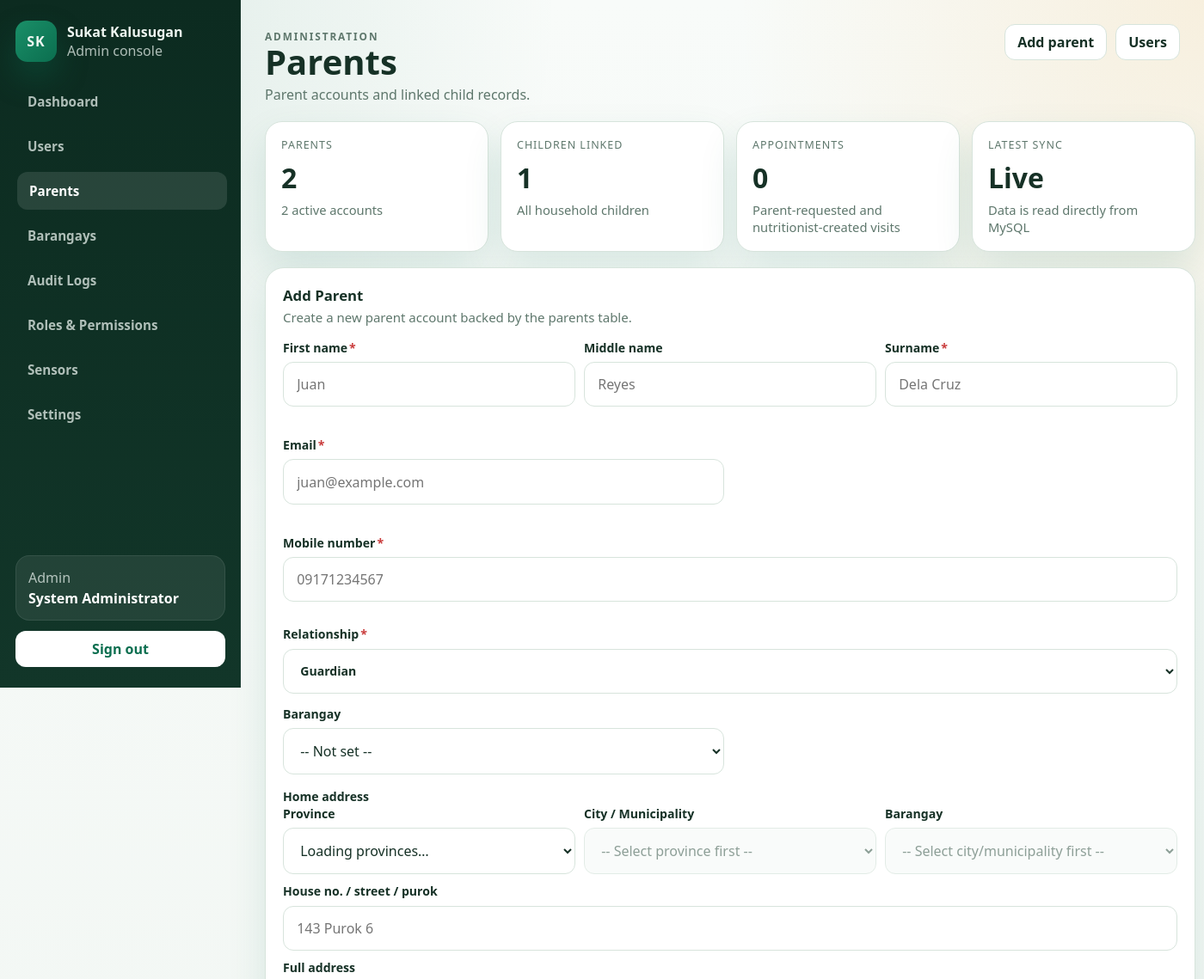
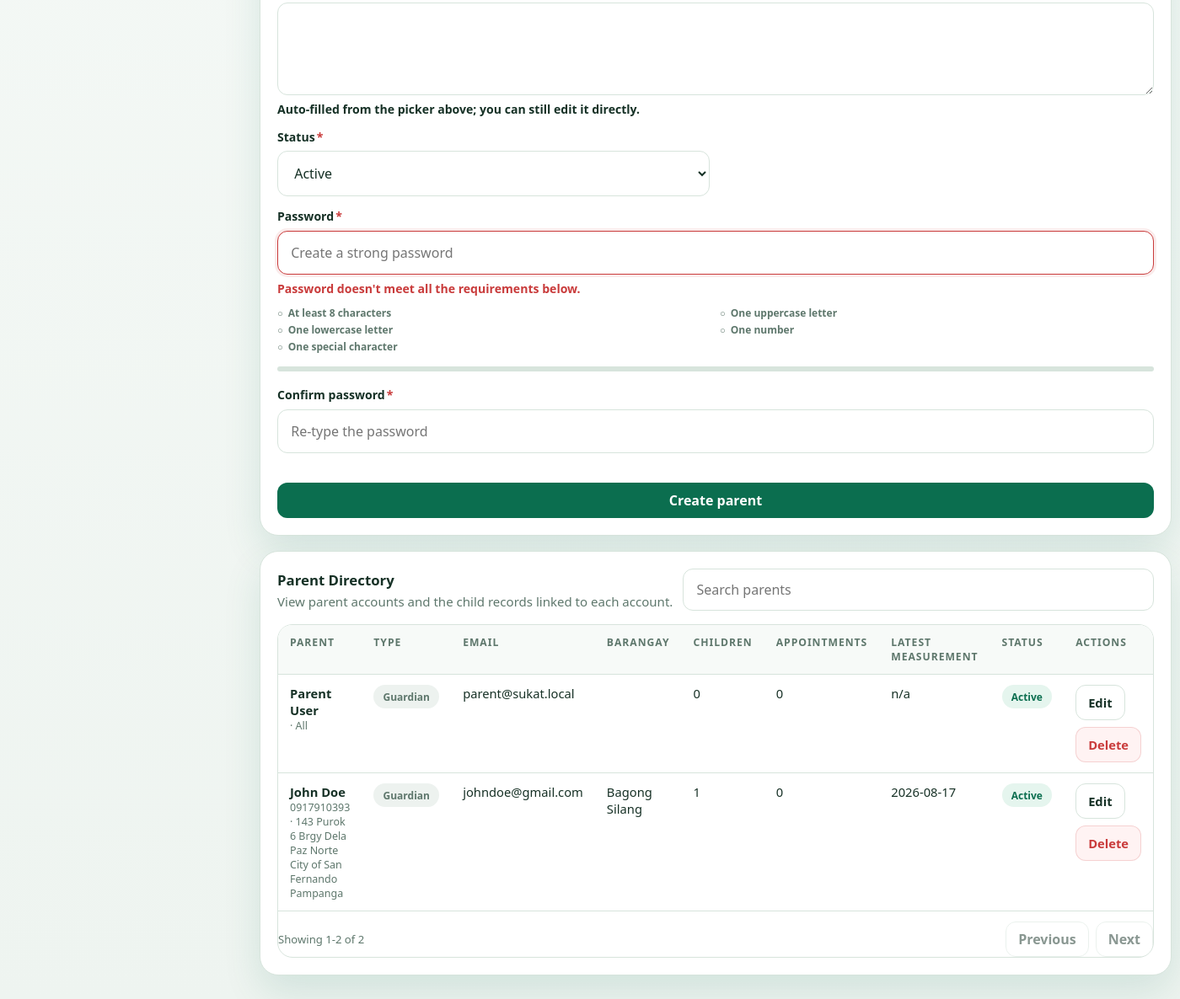
/admin/parents.php (signed in), run on the app's committed database (2 pictures, top to bottom).
### tables this page shows
CREATE TABLE `parents` (
  `id` int(10) UNSIGNED NOT NULL,
  `name` varchar(150) NOT NULL,
  `email` varchar(150) NOT NULL,
  `password_hash` varchar(255) NOT NULL,
  `parent_type` enum('Father','Mother','Guardian','Grandparent','Other') NOT NULL DEFAULT 'Guardian',
  `phone` varchar(30) DEFAULT NULL,
  `address` varchar(255) DEFAULT NULL,
  `barangay_id` int(10) UNSIGNED DEFAULT NULL,
  `status` enum('active','inactive') NOT NULL DEFAULT 'active',
  `created_at` timestamp NOT NULL DEFAULT current_timestamp(),
  `updated_at` timestamp NOT NULL DEFAULT current_timestamp() ON UPDATE current_timestamp()
);

CREATE TABLE `barangays` (
  `id` int(10) UNSIGNED NOT NULL,
  `name` varchar(100) NOT NULL,
  `city_municipality` varchar(150) DEFAULT NULL,
  `status` enum('active','inactive') NOT NULL DEFAULT 'active',
  `created_at` timestamp NOT NULL DEFAULT current_timestamp(),
  `updated_at` timestamp NOT NULL DEFAULT current_timestamp() ON UPDATE current_timestamp()
);

### public_html/includes/auth_middleware.php (called while the page is built, shortened)
<?php
function app_base_path(): string
{
    $scriptName = str_replace('\\', '/', (string)($_SERVER['SCRIPT_NAME'] ?? ''));
    $routeMarkers = ['/api/', '/admin/', '/nutritionist/', '/parent/', '/kiosk/', '/auth/'];
    foreach ($routeMarkers as $marker) {
        $position = strpos($scriptName, $marker);
        if ($position !== false) {
            return rtrim(substr($scriptName, 0, $position), '/');
        }
    }
    return rtrim(dirname($scriptName), '/');
}
function app_url(string $path = ''): string
{
    $basePath = app_base_path();
    $normalizedPath = '/' . ltrim($path, '/');
    if ($basePath === '' || $basePath === '/') {
        return $normalizedPath;
    }
    return $basePath . $normalizedPath;
}

### public_html/admin/parents.php (the view, shortened to what this page needs)
<?php
require_once __DIR__ . '/../includes/admin_helpers.php';
$parentTypes = ['Father', 'Mother', 'Guardian', 'Grandparent', 'Other'];
$editingId = (int)($_GET['edit'] ?? 0);
$editingParent = $editingId > 0 ? admin_fetch_one(
    'SELECT id, name, email, parent_type, phone, address, barangay_id, status
     FROM parents
     WHERE id = ?
     LIMIT 1',
    'i',
    [$editingId]
) : null;
$editingNameParts = admin_split_full_name($editingParent['name'] ?? '');
$parents = admin_fetch_all(
    'SELECT
        p.id,
        p.name,
        p.email,
        p.parent_type,
        p.phone,
        p.address,
        p.barangay_id,
        b.name AS barangay,
        p.status,
        p.created_at,
        COUNT(DISTINCT c.id) AS children_count,
        COUNT(DISTINCT a.id) AS appointment_count,
        MAX(m.measurement_date) AS latest_measurement
     FROM parents p
     LEFT JOIN barangays b ON b.id = p.barangay_id
     LEFT JOIN children c ON c.parent_id = p.id
     LEFT JOIN appointments a ON a.parent_id = p.id
     LEFT JOIN measurements m ON m.child_id = c.id
     GROUP BY p.id, p.name, p.email, p.parent_type, p.phone, p.address, p.barangay_id, b.name, p.status, p.created_at
     ORDER BY p.created_at DESC, p.id DESC'
);
$activeCount = count(array_filter($parents, static fn(array $parent): bool => (string)$parent['status'] === 'active'));
$totalChildren = array_sum(array_map(static fn(array $parent): int => (int)$parent['children_count'], $parents));
$totalAppointments = array_sum(array_map(static fn(array $parent): int => (int)$parent['appointment_count'], $parents));
$actions = '<a class="admin-btn-secondary" href="#parent-form">Add parent</a>'
    . ' <a class="admin-btn-secondary" href="' . admin_e(app_url('/admin/users.php')) . '">Users</a>';
?>
<section class="admin-grid-cards">
    <article class="admin-card">
        <div class="admin-stat-label">Parents</div>
        <div class="admin-stat-value"><?php echo count($parents); ?></div>
        <div class="admin-stat-note"><?php echo $activeCount; ?> active accounts</div>
    </article>
    <article class="admin-card">
        <div class="admin-stat-label">Children linked</div>
        <div class="admin-stat-value"><?php echo $totalChildren; ?></div>
        <div class="admin-stat-note">All household children</div>
    </article>
    <article class="admin-card">
        <div class="admin-stat-label">Appointments</div>
        <div class="admin-stat-value"><?php echo $totalAppointments; ?></div>
        <div class="admin-stat-note">Parent-requested and nutritionist-created visits</div>
    </article>
    <article class="admin-card">
        <div class="admin-stat-label">Latest sync</div>
        <div class="admin-stat-value">Live</div>
        <div class="admin-stat-note">Data is read directly from MySQL</div>
    </article>
</section>
<section class="admin-section" id="parent-form">
    <div class="admin-section-head">
        <div>
            <h2 class="admin-section-title"><?php echo $editingParent ? 'Edit Parent' : 'Add Parent'; ?></h2>
            <p class="admin-section-subtitle"><?php echo $editingParent ? 'Update this parent account.' : 'Create a new parent account backed by the parents table.'; ?></p>
        </div>
    </div>
    <form class="admin-form-grid" method="post" data-validate-form action="<?php echo admin_e(app_url($editingParent ? '/api/admin/parents_update.php' : '/api/admin/parents_create.php')); ?>">
        <div class="admin-field-wide">
            <div class="admin-field-row">
                <label class="admin-field">
                    <span>First name<span class="admin-required">*</span></span>
                    <input id="parent_first_name" name="first_name" required maxlength="60" data-validate="name" data-label="First name" value="<?php echo admin_e($editingNameParts['first']); ?>" placeholder="Juan">
                    <span class="admin-field-message"></span>
                </label>
                <label class="admin-field">
                    <span>Middle name</span>
                    <input id="parent_middle_name" name="middle_name" maxlength="60" data-validate="name" data-label="Middle name" value="<?php echo admin_e($editingNameParts['middle']); ?>" placeholder="Reyes">
                    <span class="admin-field-message"></span>
                </label>
                <label class="admin-field">
                    <span>Surname<span class="admin-required">*</span></span>
                    <input id="parent_last_name" name="last_name" required maxlength="60" data-validate="name" data-label="Surname" value="<?php echo admin_e($editingNameParts['last']); ?>" placeholder="Dela Cruz">
                    <span class="admin-field-message"></span>
                </label>
            </div>
        </div>
        <label class="admin-field">
            <span>Email<span class="admin-required">*</span></span>
            <input id="parent_email" type="email" name="email" required data-validate="email" value="<?php echo admin_e($editingParent['email'] ?? ''); ?>" placeholder="juan@example.com">
            <span class="admin-field-message"></span>
        </label>
        <div class="admin-field-wide">
            <div class="admin-field-row">
                <label class="admin-field">
                    <span>Mobile number<span class="admin-required">*</span></span>
                    <input id="parent_phone" name="phone" required data-validate="phone-ph" value="<?php echo admin_e($editingParent['phone'] ?? ''); ?>" placeholder="09171234567">
                    <span class="admin-field-message"></span>
                <label class="admin-field">
                    <span>Relationship<span class="admin-required">*</span></span>
                    <select name="parent_type" required>
                        <?php foreach ($parentTypes as $type): ?>
                            <option value="<?php echo admin_e($type); ?>" <?php echo (($editingParent['parent_type'] ?? 'Guardian') === $type) ? 'selected' : ''; ?>><?php echo admin_e($type); ?></option>
                        <?php endforeach; ?>
                    </select>
                </label>
            </div>
        </div>
        <label class="admin-field">
            <span>Barangay</span>
            <select name="barangay_id">
                <option value="">-- Not set --</option>
            </select>
        </label>
        <div class="admin-field-wide">
            <span style="font-size:0.88rem;font-weight:700;color:var(--admin-text);">Home address</span>
            <div class="admin-address-picker" data-psgc-picker data-psgc-address-target="parent_address">
                <label class="admin-field">
                    <span>Province</span>
                    <select data-psgc="province"><option value="">Loading provinces…</option></select>
                </label>
                <label class="admin-field">
                    <span>City / Municipality</span>
                    <select data-psgc="city" disabled><option value="">-- Select province first --</option></select>
                </label>
                <label class="admin-field">
                    <span>Barangay</span>
                    <select data-psgc="barangay" disabled><option value="">-- Select city/municipality first --</option></select>
                </label>
            </div>
            <label class="admin-field" style="margin-top:10px;">
                <span>House no. / street / purok</span>
                <input data-psgc="street" placeholder="143 Purok 6">
            </label>
            <label class="admin-field" style="margin-top:10px;">
                <span>Full address</span>
                <textarea id="parent_address" name="address"><?php echo admin_e($editingParent['address'] ?? ''); ?></textarea>
                <span class="admin-field-hint">Auto-filled from the picker above; you can still edit it directly.</span>
            </label>
        </div>
        <label class="admin-field">
            <span>Status<span class="admin-required">*</span></span>
            <select name="status" required>
                <option value="active" <?php echo (($editingParent['status'] ?? 'active') === 'active') ? 'selected' : ''; ?>>Active</option>
            </select>
        </label>
        <label class="admin-field admin-field-wide">
            <span><?php echo $editingParent ? 'New password (optional)' : 'Password'; ?><?php echo $editingParent ? '' : '<span class="admin-required">*</span>'; ?></span>
            <input id="parent_password" type="password" name="password" <?php echo $editingParent ? '' : 'required'; ?> data-validate="password" autocomplete="new-password" placeholder="<?php echo $editingParent ? 'Leave blank to keep current password' : 'Create a strong password'; ?>">
            <span class="admin-field-message"></span>
            <ul class="admin-pw-checklist" data-pw-checklist-for="parent_password">
                <li data-pw-rule="length">At least 8 characters</li>
                <li data-pw-rule="upper">One uppercase letter</li>
                <li data-pw-rule="lower">One lowercase letter</li>
                <li data-pw-rule="number">One number</li>
                <li data-pw-rule="special">One special character</li>
            </ul>
            <div class="admin-pw-strength" data-pw-strength-for="parent_password">
                <div class="admin-pw-strength-track"><div class="admin-pw-strength-fill"></div></div>
            </div>
        </label>
        <label class="admin-field admin-field-wide">
            <span><?php echo $editingParent ? 'Confirm new password' : 'Confirm password'; ?><?php echo $editingParent ? '' : '<span class="admin-required">*</span>'; ?></span>
            <input id="parent_password_confirm" type="password" name="password_confirm" <?php echo $editingParent ? '' : 'required'; ?> data-validate="confirm-password" data-match="parent_password" autocomplete="new-password" placeholder="Re-type the password">
            <span class="admin-field-message"></span>
        </label>
        <div class="admin-field admin-field-wide" style="align-content:end;">
            <button class="admin-btn" type="submit"><?php echo $editingParent ? 'Save changes' : 'Create parent'; ?></button>
        </div>
    </form>
</section>
<section class="admin-section">
    <div class="admin-section-head">
        <div>
            <h2 class="admin-section-title">Parent Directory</h2>
            <p class="admin-section-subtitle">View parent accounts and the child records linked to each account.</p>
        </div>
        <input class="admin-search" data-admin-filter="#parents-table" type="search" placeholder="Search parents">
    </div>
    <div class="admin-table-wrap">
        <table class="admin-table" id="parents-table">
            <thead>
                <tr>
                    <th>Parent</th>
                    <th>Type</th>
                    <th>Email</th>
                    <th>Barangay</th>
                    <th>Children</th>
                    <th>Appointments</th>
                    <th>Latest measurement</th>
                    <th>Status</th>
                    <th>Actions</th>
                </tr>
            </thead>
            <tbody>
                <?php foreach ($parents as $parent): ?>
                    <tr data-filter-text="<?php echo admin_e(strtolower($parent['name'] . ' ' . $parent['email'] . ' ' . $parent['parent_type'] . ' ' . $parent['address'])); ?>">
                        <td>
                            <div style="font-weight:700;color:var(--admin-text);"><?php echo admin_e($parent['name']); ?></div>
                            <div class="admin-mini"><?php echo admin_e((string)($parent['phone'] ?? '')); ?> · <?php echo admin_e((string)($parent['address'] ?? '')); ?></div>
                        </td>
                        <td><span class="admin-pill is-muted"><?php echo admin_e((string)$parent['parent_type']); ?></span></td>
                        <td><?php echo admin_e((string)$parent['email']); ?></td>
                        <td><?php echo admin_e((string)($parent['barangay'] ?? '')); ?></td>
                        <td><?php echo (int)$parent['children_count']; ?></td>
                        <td><?php echo (int)$parent['appointment_count']; ?></td>
                        <td><?php echo admin_e((string)($parent['latest_measurement'] ?? 'n/a')); ?></td>
                        <td><span class="admin-pill <?php echo (string)$parent['status'] === 'active' ? 'is-success' : 'is-muted'; ?>"><?php echo admin_e(ucfirst((string)$parent['status'])); ?></span></td>
                        <td>
                            <div class="admin-actions">
                                <a class="admin-btn-secondary" href="<?php echo admin_e(app_url('/admin/parents.php?edit=' . (int)$parent['id'])); ?>#parent-form">Edit</a>
                                <form method="post" action="<?php echo admin_e(app_url('/api/admin/parents_delete.php')); ?>" onsubmit="return confirm('Delete <?php echo admin_e($parent['name']); ?>?');">
                                    <button class="admin-btn-danger" type="submit">Delete</button>
                                </form>
                            </div>
                        </td>
                    </tr>
                <?php endforeach; ?>
            </tbody>
        </table>
    </div>
</section>

### public_html/assets/css/app.css (style rules this page uses)
:root { --bg: #f4f7f5; --surface: #ffffff; --surface-alt: #edf7f1; --border: #d8e4dd; --text: #173126; --muted: #5f766c; --primary: #0b6e4f; --primary-strong: #07513a; --accent: #f2a93b; --error: #c93b3b; --shadow: 0 30px 80px rgba(11, 110, 79, 0.12); --radius-xl: 32px; --radius-lg: 22px; --radius-md: 14px; --radius-sm: 10px; --font-display: "Trebuchet MS", "Segoe UI", sans-serif; --font-body: "Segoe UI", "Helvetica Neue", Arial, sans-serif; }
* { box-sizing: border-box; }
html, body { margin: 0; min-height: 100%; }
body { font-family: var(--font-body); color: var(--text); background: radial-gradient( circle at top left, rgba(11, 110, 79, 0.16), transparent 34% ), radial-gradient( circle at right 20%, rgba(242, 169, 59, 0.16), transparent 28% ), linear-gradient(180deg, #f7faf8 0%, var(--bg) 100%); }
a { color: inherit; }
button, input, textarea, select { font: inherit; }

### data on the page
parents: name "Parent User", address "All", parent_type "Guardian", email "parent@sukat.local", children_count "0", appointment_count "0", latest_measurement "n/a", status "Active"
parents: name "John Doe", phone "0917910393", address "143 Purok 6 Brgy Dela Paz Norte City of San Fernando Pampanga", parent_type "Guardian", email "johndoe@gmail.com", barangay.name "Bagong Silang", children_count "1", appointment_count "0", latest_measurement "2026-08-17", status "Active"

### other printed values
admin_e($item['label']) "Dashboard"
admin_e($item['label']) "Users"
admin_e($item['label']) "Parents"
admin_e($item['label']) "Barangays"
admin_e($item['label']) "Audit Logs"
admin_e($item['label']) "Roles & Permissions"
admin_e($item['label']) "Sensors"
admin_e($item['label']) "Settings"
admin_e(ucfirst($userRole)) "Admin"
admin_e($userName) "System Administrator"
admin_e($title) "Parents"
admin_e($subtitle) "Parent accounts and linked child records."
count($parents) "2"
$activeCount "2"
$totalChildren "1"
